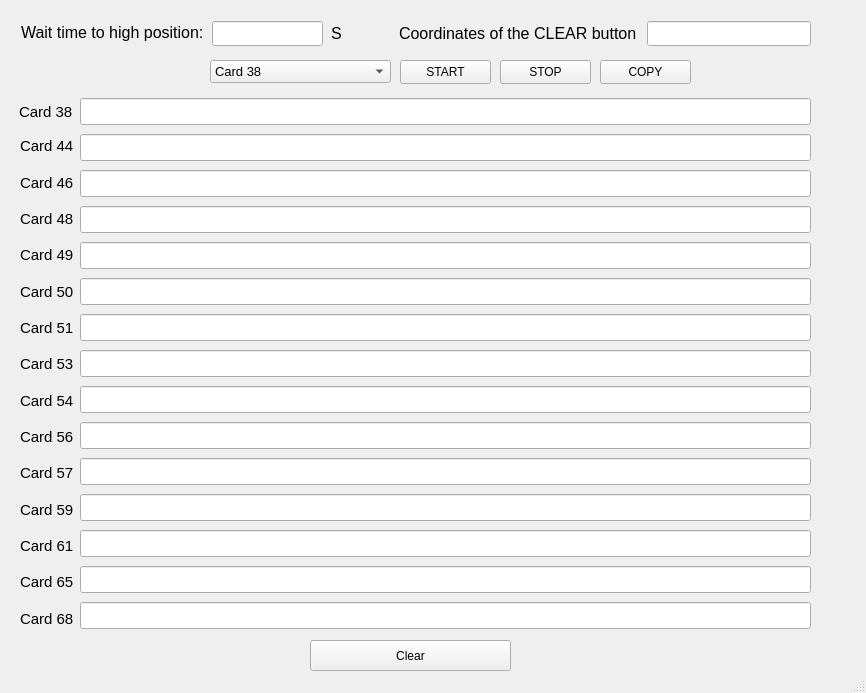
<?xml version="1.0" encoding="UTF-8"?>
<ui version="4.0">
 <class>MainWindow</class>
 <widget class="QMainWindow" name="MainWindow">
  <property name="geometry">
   <rect>
    <x>0</x>
    <y>0</y>
    <width>866</width>
    <height>693</height>
   </rect>
  </property>
  <property name="windowTitle">
   <string>MainWindow</string>
  </property>
  <widget class="QWidget" name="centralwidget">
   <widget class="QLabel" name="label_14">
    <property name="geometry">
     <rect>
      <x>19</x>
      <y>104</y>
      <width>53</width>
      <height>16</height>
     </rect>
    </property>
    <property name="font">
     <font>
      <pointsize>11</pointsize>
     </font>
    </property>
    <property name="text">
     <string>Card 38</string>
    </property>
   </widget>
   <widget class="QLabel" name="label_13">
    <property name="geometry">
     <rect>
      <x>20</x>
      <y>138</y>
      <width>53</width>
      <height>16</height>
     </rect>
    </property>
    <property name="font">
     <font>
      <pointsize>11</pointsize>
     </font>
    </property>
    <property name="text">
     <string>Card 44</string>
    </property>
   </widget>
   <widget class="QLabel" name="label_11">
    <property name="geometry">
     <rect>
      <x>20</x>
      <y>175</y>
      <width>53</width>
      <height>16</height>
     </rect>
    </property>
    <property name="font">
     <font>
      <pointsize>11</pointsize>
     </font>
    </property>
    <property name="text">
     <string>Card 46</string>
    </property>
   </widget>
   <widget class="QLabel" name="label_15">
    <property name="geometry">
     <rect>
      <x>20</x>
      <y>211</y>
      <width>53</width>
      <height>16</height>
     </rect>
    </property>
    <property name="font">
     <font>
      <pointsize>11</pointsize>
     </font>
    </property>
    <property name="text">
     <string>Card 48</string>
    </property>
   </widget>
   <widget class="QLabel" name="label_12">
    <property name="geometry">
     <rect>
      <x>20</x>
      <y>247</y>
      <width>53</width>
      <height>16</height>
     </rect>
    </property>
    <property name="font">
     <font>
      <pointsize>11</pointsize>
     </font>
    </property>
    <property name="text">
     <string>Card 49</string>
    </property>
   </widget>
   <widget class="QLabel" name="label_10">
    <property name="geometry">
     <rect>
      <x>20</x>
      <y>284</y>
      <width>53</width>
      <height>16</height>
     </rect>
    </property>
    <property name="font">
     <font>
      <pointsize>11</pointsize>
     </font>
    </property>
    <property name="text">
     <string>Card 50</string>
    </property>
   </widget>
   <widget class="QLabel" name="label_2">
    <property name="geometry">
     <rect>
      <x>20</x>
      <y>320</y>
      <width>53</width>
      <height>16</height>
     </rect>
    </property>
    <property name="font">
     <font>
      <pointsize>11</pointsize>
     </font>
    </property>
    <property name="text">
     <string>Card 51</string>
    </property>
   </widget>
   <widget class="QLabel" name="label_4">
    <property name="geometry">
     <rect>
      <x>20</x>
      <y>356</y>
      <width>53</width>
      <height>16</height>
     </rect>
    </property>
    <property name="font">
     <font>
      <pointsize>11</pointsize>
     </font>
    </property>
    <property name="text">
     <string>Card 53</string>
    </property>
   </widget>
   <widget class="QLabel" name="label_3">
    <property name="geometry">
     <rect>
      <x>20</x>
      <y>393</y>
      <width>53</width>
      <height>16</height>
     </rect>
    </property>
    <property name="font">
     <font>
      <pointsize>11</pointsize>
     </font>
    </property>
    <property name="text">
     <string>Card 54</string>
    </property>
   </widget>
   <widget class="QLabel" name="label">
    <property name="geometry">
     <rect>
      <x>20</x>
      <y>429</y>
      <width>53</width>
      <height>16</height>
     </rect>
    </property>
    <property name="font">
     <font>
      <pointsize>11</pointsize>
     </font>
    </property>
    <property name="text">
     <string>Card 56</string>
    </property>
   </widget>
   <widget class="QLabel" name="label_8">
    <property name="geometry">
     <rect>
      <x>20</x>
      <y>465</y>
      <width>53</width>
      <height>16</height>
     </rect>
    </property>
    <property name="font">
     <font>
      <pointsize>11</pointsize>
     </font>
    </property>
    <property name="text">
     <string>Card 57</string>
    </property>
   </widget>
   <widget class="QLabel" name="label_7">
    <property name="geometry">
     <rect>
      <x>20</x>
      <y>502</y>
      <width>53</width>
      <height>16</height>
     </rect>
    </property>
    <property name="font">
     <font>
      <pointsize>11</pointsize>
     </font>
    </property>
    <property name="text">
     <string>Card 59</string>
    </property>
   </widget>
   <widget class="QLabel" name="label_5">
    <property name="geometry">
     <rect>
      <x>20</x>
      <y>538</y>
      <width>53</width>
      <height>16</height>
     </rect>
    </property>
    <property name="font">
     <font>
      <pointsize>11</pointsize>
     </font>
    </property>
    <property name="text">
     <string>Card 61</string>
    </property>
   </widget>
   <widget class="QLabel" name="label_9">
    <property name="geometry">
     <rect>
      <x>20</x>
      <y>574</y>
      <width>53</width>
      <height>16</height>
     </rect>
    </property>
    <property name="font">
     <font>
      <pointsize>11</pointsize>
     </font>
    </property>
    <property name="text">
     <string>Card 65</string>
    </property>
   </widget>
   <widget class="QLabel" name="label_6">
    <property name="geometry">
     <rect>
      <x>20</x>
      <y>611</y>
      <width>53</width>
      <height>16</height>
     </rect>
    </property>
    <property name="font">
     <font>
      <pointsize>11</pointsize>
     </font>
    </property>
    <property name="text">
     <string>Card 68</string>
    </property>
   </widget>
   <widget class="QLineEdit" name="Second">
    <property name="geometry">
     <rect>
      <x>212</x>
      <y>21</y>
      <width>111</width>
      <height>25</height>
     </rect>
    </property>
    <property name="font">
     <font>
      <pointsize>11</pointsize>
     </font>
    </property>
   </widget>
   <widget class="QLabel" name="label_17">
    <property name="geometry">
     <rect>
      <x>331</x>
      <y>22</y>
      <width>16</width>
      <height>22</height>
     </rect>
    </property>
    <property name="font">
     <font>
      <pointsize>12</pointsize>
     </font>
    </property>
    <property name="text">
     <string>S</string>
    </property>
   </widget>
   <widget class="QPushButton" name="start">
    <property name="geometry">
     <rect>
      <x>400</x>
      <y>60</y>
      <width>91</width>
      <height>24</height>
     </rect>
    </property>
    <property name="text">
     <string>START</string>
    </property>
   </widget>
   <widget class="QLabel" name="label_16">
    <property name="geometry">
     <rect>
      <x>21</x>
      <y>21</y>
      <width>188</width>
      <height>22</height>
     </rect>
    </property>
    <property name="font">
     <font>
      <pointsize>12</pointsize>
     </font>
    </property>
    <property name="text">
     <string>Wait time to high position:</string>
    </property>
   </widget>
   <widget class="QWidget" name="layoutWidget">
    <property name="geometry">
     <rect>
      <x>80</x>
      <y>95</y>
      <width>731</width>
      <height>551</height>
     </rect>
    </property>
    <property name="font">
     <font>
      <pointsize>12</pointsize>
     </font>
    </property>
    <layout class="QVBoxLayout" name="verticalLayout">
     <item>
      <widget class="QLineEdit" name="Card38">
       <property name="font">
        <font>
         <pointsize>12</pointsize>
        </font>
       </property>
       <property name="layoutDirection">
        <enum>Qt::LeftToRight</enum>
       </property>
      </widget>
     </item>
     <item>
      <widget class="QLineEdit" name="Card44">
       <property name="font">
        <font>
         <pointsize>12</pointsize>
        </font>
       </property>
      </widget>
     </item>
     <item>
      <widget class="QLineEdit" name="Card46">
       <property name="font">
        <font>
         <pointsize>12</pointsize>
        </font>
       </property>
      </widget>
     </item>
     <item>
      <widget class="QLineEdit" name="Card48">
       <property name="font">
        <font>
         <pointsize>12</pointsize>
        </font>
       </property>
      </widget>
     </item>
     <item>
      <widget class="QLineEdit" name="Card49">
       <property name="font">
        <font>
         <pointsize>12</pointsize>
        </font>
       </property>
      </widget>
     </item>
     <item>
      <widget class="QLineEdit" name="Card50">
       <property name="font">
        <font>
         <pointsize>12</pointsize>
        </font>
       </property>
      </widget>
     </item>
     <item>
      <widget class="QLineEdit" name="Card51">
       <property name="font">
        <font>
         <pointsize>12</pointsize>
        </font>
       </property>
      </widget>
     </item>
     <item>
      <widget class="QLineEdit" name="Card53">
       <property name="font">
        <font>
         <pointsize>12</pointsize>
        </font>
       </property>
      </widget>
     </item>
     <item>
      <widget class="QLineEdit" name="Card54">
       <property name="font">
        <font>
         <pointsize>12</pointsize>
        </font>
       </property>
      </widget>
     </item>
     <item>
      <widget class="QLineEdit" name="Card56">
       <property name="font">
        <font>
         <pointsize>12</pointsize>
        </font>
       </property>
      </widget>
     </item>
     <item>
      <widget class="QLineEdit" name="Card57">
       <property name="font">
        <font>
         <pointsize>12</pointsize>
        </font>
       </property>
      </widget>
     </item>
     <item>
      <widget class="QLineEdit" name="Card59">
       <property name="font">
        <font>
         <pointsize>12</pointsize>
        </font>
       </property>
      </widget>
     </item>
     <item>
      <widget class="QLineEdit" name="Card61">
       <property name="font">
        <font>
         <pointsize>12</pointsize>
        </font>
       </property>
      </widget>
     </item>
     <item>
      <widget class="QLineEdit" name="Card65">
       <property name="font">
        <font>
         <pointsize>12</pointsize>
        </font>
       </property>
      </widget>
     </item>
     <item>
      <widget class="QLineEdit" name="Card68">
       <property name="font">
        <font>
         <pointsize>12</pointsize>
        </font>
       </property>
      </widget>
     </item>
    </layout>
   </widget>
   <widget class="QPushButton" name="clear">
    <property name="geometry">
     <rect>
      <x>310</x>
      <y>640</y>
      <width>201</width>
      <height>31</height>
     </rect>
    </property>
    <property name="font">
     <font>
      <pointsize>9</pointsize>
      <italic>false</italic>
      <bold>false</bold>
      <underline>false</underline>
      <strikeout>false</strikeout>
      <kerning>true</kerning>
     </font>
    </property>
    <property name="text">
     <string>Clear</string>
    </property>
    <property name="autoDefault">
     <bool>false</bool>
    </property>
    <property name="flat">
     <bool>false</bool>
    </property>
   </widget>
   <widget class="QComboBox" name="comboBox">
    <property name="geometry">
     <rect>
      <x>210</x>
      <y>60</y>
      <width>181</width>
      <height>23</height>
     </rect>
    </property>
    <property name="font">
     <font>
      <pointsize>10</pointsize>
     </font>
    </property>
    <item>
     <property name="text">
      <string>Card 38</string>
     </property>
    </item>
    <item>
     <property name="text">
      <string>Card 44</string>
     </property>
    </item>
    <item>
     <property name="text">
      <string>Card 46</string>
     </property>
    </item>
    <item>
     <property name="text">
      <string>Card 48</string>
     </property>
    </item>
    <item>
     <property name="text">
      <string>Card 49</string>
     </property>
    </item>
    <item>
     <property name="text">
      <string>Card 50</string>
     </property>
    </item>
    <item>
     <property name="text">
      <string>Card 51</string>
     </property>
    </item>
    <item>
     <property name="text">
      <string>Card 53</string>
     </property>
    </item>
    <item>
     <property name="text">
      <string>Card 54</string>
     </property>
    </item>
    <item>
     <property name="text">
      <string>Card 56</string>
     </property>
    </item>
    <item>
     <property name="text">
      <string>Card 57</string>
     </property>
    </item>
    <item>
     <property name="text">
      <string>Card 59</string>
     </property>
    </item>
    <item>
     <property name="text">
      <string>Card 61</string>
     </property>
    </item>
    <item>
     <property name="text">
      <string>Card 65</string>
     </property>
    </item>
    <item>
     <property name="text">
      <string>Card 68</string>
     </property>
    </item>
   </widget>
   <widget class="QPushButton" name="stop">
    <property name="geometry">
     <rect>
      <x>500</x>
      <y>60</y>
      <width>91</width>
      <height>24</height>
     </rect>
    </property>
    <property name="text">
     <string>STOP</string>
    </property>
   </widget>
   <widget class="QPushButton" name="copy">
    <property name="geometry">
     <rect>
      <x>600</x>
      <y>60</y>
      <width>91</width>
      <height>24</height>
     </rect>
    </property>
    <property name="text">
     <string>COPY</string>
    </property>
   </widget>
   <widget class="QLabel" name="label_18">
    <property name="geometry">
     <rect>
      <x>399</x>
      <y>21</y>
      <width>242</width>
      <height>22</height>
     </rect>
    </property>
    <property name="font">
     <font>
      <pointsize>12</pointsize>
     </font>
    </property>
    <property name="text">
     <string>Coordinates of the CLEAR button：</string>
    </property>
   </widget>
   <widget class="QLineEdit" name="coordinate">
    <property name="geometry">
     <rect>
      <x>647</x>
      <y>21</y>
      <width>164</width>
      <height>25</height>
     </rect>
    </property>
    <property name="font">
     <font>
      <pointsize>11</pointsize>
     </font>
    </property>
   </widget>
  </widget>
  <widget class="QMenuBar" name="menubar">
   <property name="geometry">
    <rect>
     <x>0</x>
     <y>0</y>
     <width>866</width>
     <height>22</height>
    </rect>
   </property>
  </widget>
  <widget class="QStatusBar" name="statusbar"/>
 </widget>
 <resources/>
 <connections/>
</ui>
